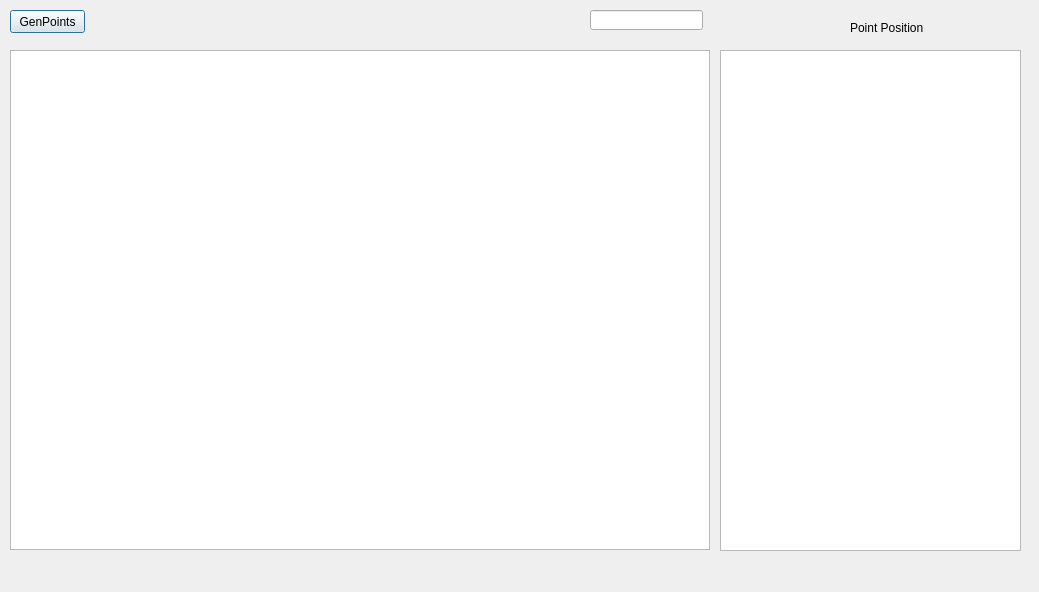
<?xml version="1.0" encoding="UTF-8"?>
<ui version="4.0">
 <class>Graphics</class>
 <widget class="QDialog" name="Graphics">
  <property name="geometry">
   <rect>
    <x>0</x>
    <y>0</y>
    <width>1039</width>
    <height>592</height>
   </rect>
  </property>
  <property name="windowTitle">
   <string>Dialog</string>
  </property>
  <widget class="QGraphicsView" name="graphicsView">
   <property name="geometry">
    <rect>
     <x>10</x>
     <y>50</y>
     <width>700</width>
     <height>500</height>
    </rect>
   </property>
   <property name="sizePolicy">
    <sizepolicy hsizetype="Fixed" vsizetype="Fixed">
     <horstretch>0</horstretch>
     <verstretch>0</verstretch>
    </sizepolicy>
   </property>
   <property name="maximumSize">
    <size>
     <width>700</width>
     <height>500</height>
    </size>
   </property>
   <property name="frameShape">
    <enum>QFrame::StyledPanel</enum>
   </property>
   <property name="frameShadow">
    <enum>QFrame::Raised</enum>
   </property>
   <property name="lineWidth">
    <number>1</number>
   </property>
   <property name="midLineWidth">
    <number>0</number>
   </property>
   <property name="sceneRect">
    <rectf>
     <x>0.000000000000000</x>
     <y>0.000000000000000</y>
     <width>0.000000000000000</width>
     <height>0.000000000000000</height>
    </rectf>
   </property>
   <property name="dragMode">
    <enum>QGraphicsView::NoDrag</enum>
   </property>
   <property name="resizeAnchor">
    <enum>QGraphicsView::AnchorViewCenter</enum>
   </property>
   <property name="viewportUpdateMode">
    <enum>QGraphicsView::FullViewportUpdate</enum>
   </property>
  </widget>
  <widget class="QPushButton" name="pushButton">
   <property name="geometry">
    <rect>
     <x>10</x>
     <y>10</y>
     <width>75</width>
     <height>23</height>
    </rect>
   </property>
   <property name="text">
    <string>GenPoints</string>
   </property>
  </widget>
  <widget class="QLineEdit" name="lineEdit">
   <property name="geometry">
    <rect>
     <x>590</x>
     <y>10</y>
     <width>113</width>
     <height>20</height>
    </rect>
   </property>
  </widget>
  <widget class="QTextBrowser" name="textBrowser">
   <property name="geometry">
    <rect>
     <x>720</x>
     <y>50</y>
     <width>301</width>
     <height>501</height>
    </rect>
   </property>
  </widget>
  <widget class="QLabel" name="label">
   <property name="geometry">
    <rect>
     <x>850</x>
     <y>20</y>
     <width>91</width>
     <height>16</height>
    </rect>
   </property>
   <property name="text">
    <string>Point Position</string>
   </property>
  </widget>
 </widget>
 <resources/>
 <connections/>
</ui>
